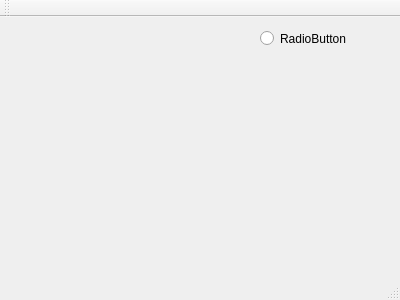
<?xml version="1.0" encoding="UTF-8"?>
<ui version="4.0">
 <class>MainWindow</class>
 <widget class="QMainWindow" name="MainWindow">
  <property name="geometry">
   <rect>
    <x>0</x>
    <y>0</y>
    <width>400</width>
    <height>300</height>
   </rect>
  </property>
  <property name="windowTitle">
   <string>MainWindow</string>
  </property>
  <widget class="QWidget" name="centralWidget">
   <widget class="QRadioButton" name="radioButton">
    <property name="geometry">
     <rect>
      <x>260</x>
      <y>10</y>
      <width>112</width>
      <height>23</height>
     </rect>
    </property>
    <property name="text">
     <string>RadioButton</string>
    </property>
   </widget>
  </widget>
  <widget class="QMenuBar" name="menuBar">
   <property name="geometry">
    <rect>
     <x>0</x>
     <y>0</y>
     <width>400</width>
     <height>28</height>
    </rect>
   </property>
  </widget>
  <widget class="QToolBar" name="mainToolBar">
   <attribute name="toolBarArea">
    <enum>TopToolBarArea</enum>
   </attribute>
   <attribute name="toolBarBreak">
    <bool>false</bool>
   </attribute>
  </widget>
  <widget class="QStatusBar" name="statusBar"/>
 </widget>
 <layoutdefault spacing="6" margin="11"/>
 <resources/>
 <connections/>
</ui>
